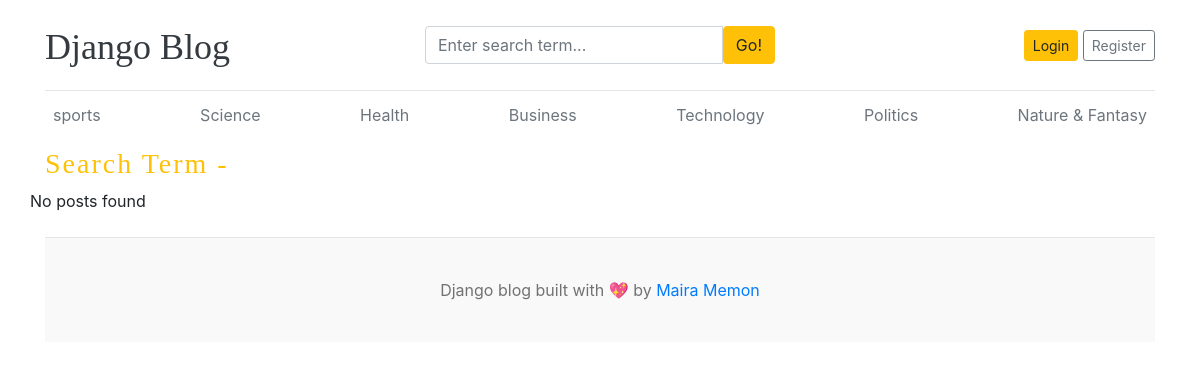
The app's page /search/ with its own data.
### blogs/models.py (models this page shows, shortened)
class Category(models.Model):
    category_name = models.CharField(max_length=50, unique=True)
    created_at = models.DateTimeField(auto_now_add=True)
    updated_at = models.DateTimeField(auto_now=True)
    class Meta:
        verbose_name_plural = 'categories'

### blogs/views.py (the view)
# urls.py: path('search/', Blogsview.search, name='search'),
def search(request):
    keyword = (request.GET.get('keyword') or '').strip()
    blogs = Blog.objects.none()
    if keyword:
        blogs = Blog.objects.filter(
            (Q(title__icontains=keyword) | Q(short_description__icontains=keyword) | Q(blog_body__icontains=keyword))
            & Q(status='Published')
        )
    context = {
        'blogs': blogs,
        'keyword': keyword,
    }
    return render(request, 'search.html', context)

### blogs/context_processors.py (called while the page is built)
def get_categories(request):
    categories = Category.objects.all()
    return dict(categories=categories)

def get_social_links(request):
    social_links = SocialLink.objects.all()
    return dict(social_links=social_links)

### templates/search.html
{% extends 'base.html' %}
{% block content %}
<h3 class="text-warning" style="letter-spacing: 2px;">Search Term - {{ keyword }}</h3>
<div class="row mb-2">
  {% if blogs %}
  {% for i in blogs %}
  <div class="col-md-6">
    <div class="card border-0" >
      <div class="card-body">
        <h3><a href="{% url 'blogs' i.slug  %}" class="text-dark">{{ i.title }}</a></h3>
        <small class="mb-1 text-muted">{{ i.created_at | timesince }} ago | {{ i.author }}</small>
        <p class="card-text">{{ i.short_description | truncatewords:25 }}</p>
      </div>
    </div>
  </div>
  {% endfor %}
  {% else %}
  <p>No posts found</p>
  {% endif %}
</div>
{% endblock %}

### templates/base.html (shortened to what this page needs)
{% load static %}
<!DOCTYPE html>
<html lang="en">
<head>
    <link href="https://getbootstrap.com/docs/4.0/dist/css/bootstrap.min.css" rel="stylesheet">
    <link href="{% static 'css/blog.css' %}" rel="stylesheet">
    <link rel="stylesheet" href="https://cdnjs.cloudflare.com/ajax/libs/font-awesome/4.7.0/css/font-awesome.min.css">
  </head>
<body>
    <div class="container">
      <header class="blog-header py-3">
        <div class="row flex-nowrap justify-content-between align-items-center">
          <div class="col-4 pt-1">
            <a class="blog-header-logo text-dark" href="/">Django Blog</a>
          </div>
          <div class="col-4">
            <form action="{% url 'search' %}" method="GET">
              <div class="input-group">
                <input class="form-control" type="text" name="keyword" value="{{ keyword }}" placeholder="Enter search term..." aria-label="Enter search term..." aria-describedby="button-search" />
                <button type="submit" class="btn btn-warning" id="button-search" type="button">Go!</button>
            </div>
            </form>
          </div>
          <div class="col-4 d-flex justify-content-end align-items-center">
            {% if not user.is_authenticated %}
            <a class="btn btn-sm btn-warning" href="{% url 'login' %}">Login</a> &nbsp;
            <a class="btn btn-sm btn-outline-secondary" href="{% url 'register' %}">Register</a>
            {% else %}
            <span><a href="{% url 'dashboard' %}">Dashboard</a></span>
            &emsp;
            <span><a href="{% url 'logout' %}">Logout</a></span>
            {% endif %}
          </div>
        </div>
      </header>
      <div class="nav-scroller py-1 mb-2">
        <nav class="nav d-flex justify-content-between">
          {% for cat in categories %}
          <a class="p-2 text-muted" href="{% url 'posts_by_category' cat.id %}">{{ cat.category_name }}</a>
          {% endfor %}
        </nav>
      </div>
{% block content %}
{% endblock %}
<footer class="blog-footer">
    <p>Django blog built with 💖 by <a href="#">Maira Memon</a></p>
  </footer>
  </body>
  </html>

### blog_main/static/css/blog.css (style rules this page uses)
.blog-header { border-bottom: 1px solid #e5e5e5; }
.blog-header-logo { font-family: "Playfair Display", Georgia, "Times New Roman", serif; font-size: 2.25rem; }
h1, h2, h3, h4, h5, h6 { font-family: "Playfair Display", Georgia, "Times New Roman", serif; }
.blog-footer { padding: 2.5rem 0; color: #727272; text-align: center; background-color: #f9f9f9; border-top: .05rem solid #e5e5e5; }
.blog-footer p:last-child { margin-bottom: 0; }

### records on screen
Category: category_name "sports"
Category: category_name "Science"
Category: category_name "Health"
Category: category_name "Business"
Category: category_name "Technology"
Category: category_name "Politics"
Category: category_name "Nature & Fantasy"
